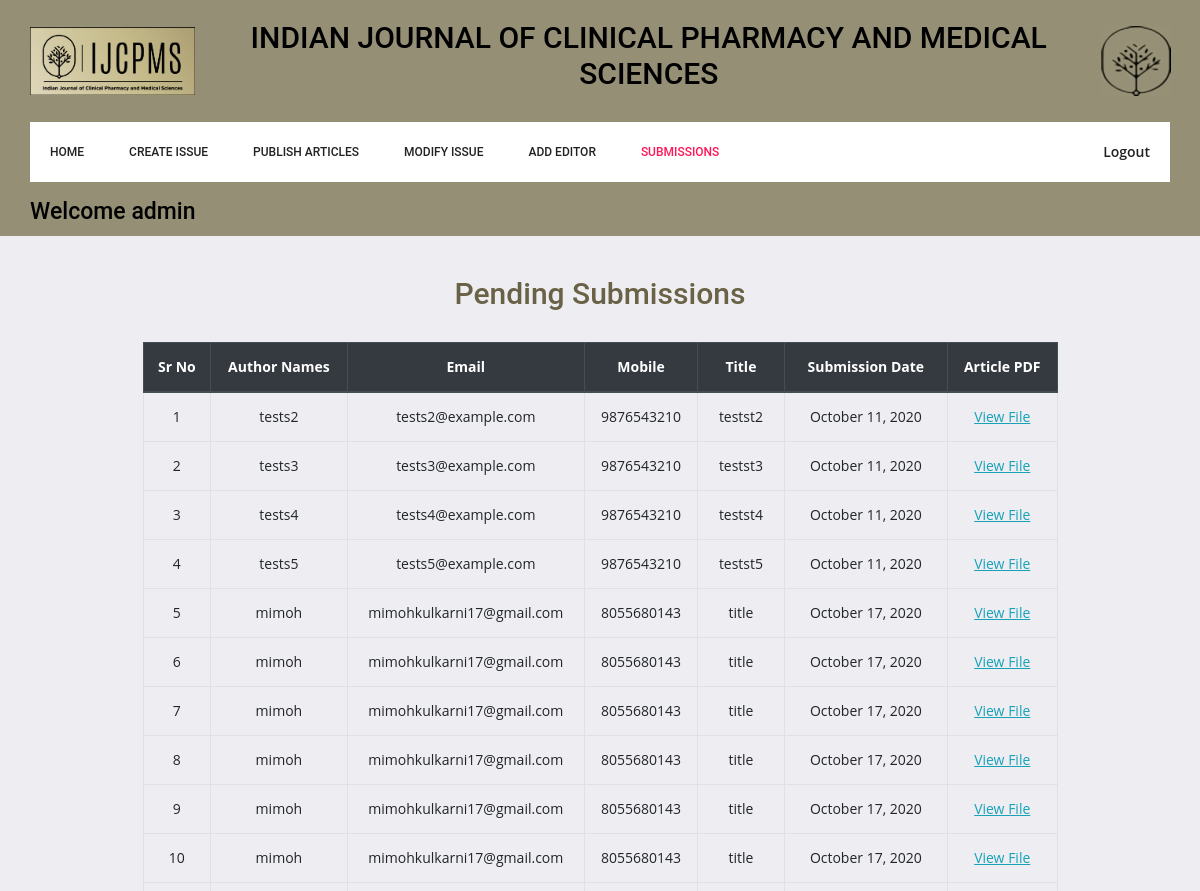
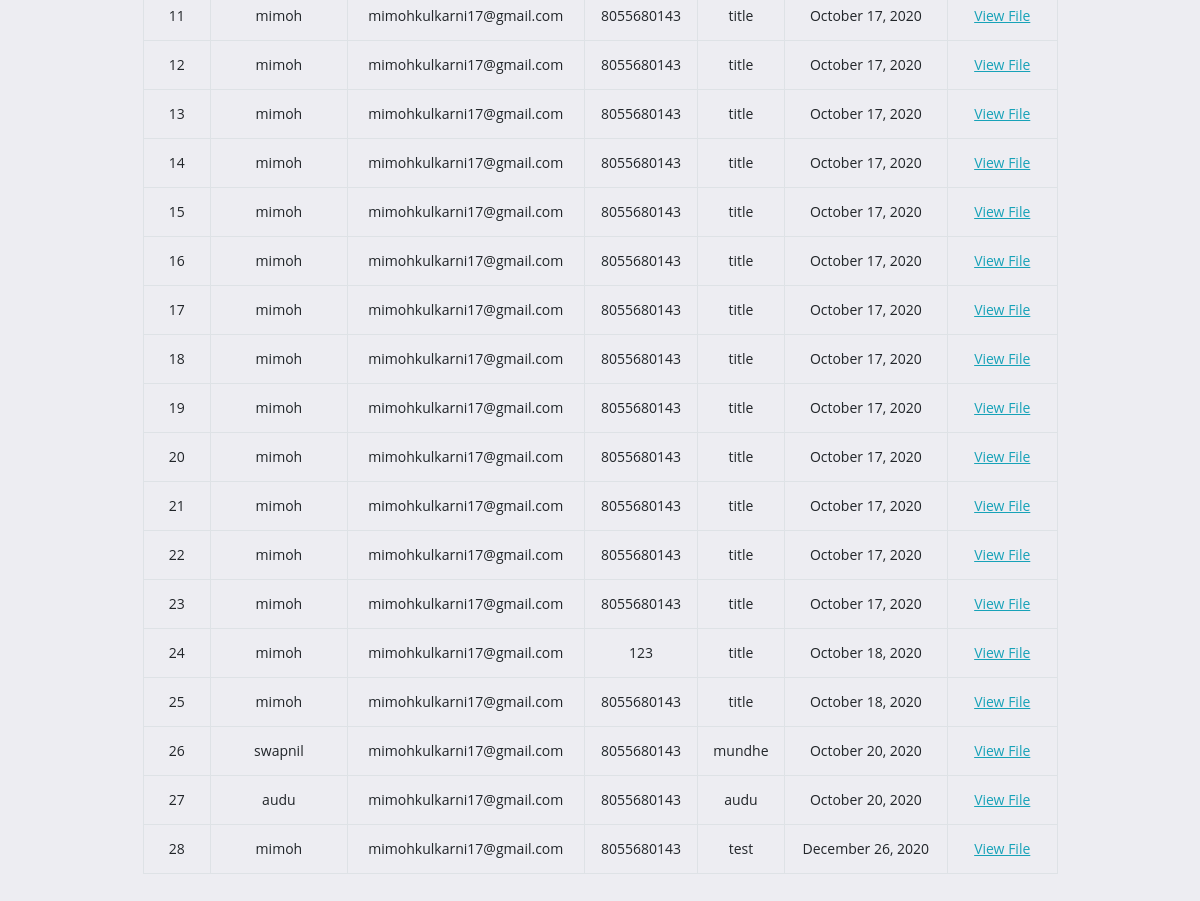
/adminSub.php (signed in), run on the app's committed database (2 pictures, top to bottom).
### tables this page shows
CREATE TABLE `submissions` (
  `id` int(50) NOT NULL,
  `name` varchar(100) NOT NULL,
  `email` varchar(50) NOT NULL,
  `title` varchar(500) NOT NULL,
  `mobile` varchar(13) NOT NULL,
  `subdate` date NOT NULL,
  `file` varchar(200) NOT NULL,
  `accept` int(1) NOT NULL DEFAULT 0,
  `stmp` datetime NOT NULL DEFAULT current_timestamp()
);

### adminSub.php (the view, shortened to what this page needs)
<?php
require_once("header.php");
$uname = $_SESSION['user'];
$sqlSubmission = "SELECT * FROM `submissions` WHERE `accept` = '0'";
$resultSubmission = mysqli_query($linkId,$sqlSubmission);
$countSub = mysqli_affected_rows($linkId);
?>
<!doctype html>
<html lang="en">
    <head>
        <link rel="stylesheet" href="https://stackpath.bootstrapcdn.com/bootstrap/4.5.2/css/bootstrap.min.css"
>
        <link rel="stylesheet" href="css/autocomplete.css">
        <link rel="stylesheet" href="css/style.css">
        <link rel="stylesheet" href="css/responsive.css">
    </head>
    <body>
        <header class="admin_header">
            <div class="logo_part">
                <div class="container">
                    <div class="row">
                        <div class="col-sm-2 d-flex justify-content-center align-items-center">
                                <a class="logo" href="index.php"><img src="img/logo.png" alt="" style="width: 100%"></a>
                        </div>
                        <div class="col-sm-9 d-flex justify-content-center align-items-center">
                            <h2 class="typo-list text-center">INDIAN JOURNAL OF CLINICAL PHARMACY AND MEDICAL SCIENCES</h2>
                        </div>
                        <div class="col-sm-1 d-flex justify-content-center align-items-center">
                            <div class="header_magazin">
                                <img src="img/favicon1.png" alt="logo">
                            </div>
                        </div>
                    </div>
                </div>
            </div>
            <div class="main_menu">
                <nav class="navbar navbar-expand-lg navbar-light mb-2">
                    <div class="container">
                        <div class="container_inner">
                            <div class="collapse navbar-collapse offset" id="navbarSupportedContent">
                                <ul class="nav navbar-nav menu_nav">
                                    <li class="nav-item"><a class="nav-link" href="adminHome.php">Home</a></li>
                                    <li class="nav-item"><a class="nav-link" href="cissue.php">Create Issue</a></li>
                                    <li class="nav-item"><a class="nav-link" href="pissue.php">Publish Articles</a></li>
                                    <li class="nav-item"><a class="nav-link" href="missue.php">Modify Issue</a></li>
                                    <li class="nav-item"><a class="nav-link" href="addeditor.php">Add Editor</a></li>
                                    <li class="nav-item active"><a class="nav-link" href="adminSub.php">Submissions</a></li>
                                </ul>
                                <ul class="nav navbar-nav navbar-right ml-auto">
                                    <li class="nav-item active"><a href="logout.php" class="login">Logout</a></li>
                                </ul>
                            </div>
                        </div>
                    </div>
                </nav>
            </div>
            <div class="container mt-3">
                <h4 class="welcome">Welcome <?php echo $uname;?></h4>
            </div>
        </header>
        <div class="container mb-60">
            <form action="pissue.php" method="post">
                <div class="row">
                    <div class="col-lg-1"></div>
                    <div class="col-lg-10">
                        <h2 class="title_color text-center admin">Pending Submissions</h2>
                        <div class="container">
                            <table class="table table-bordered table-hover text-center">
                                <?php
                                    if ($countSub > 0){
                                        ?>
                                        <thead class="thead-dark">
                                            <tr>
                                                <th scope="col">Sr No</th>
                                                <th scope="col">Author Names</th>
                                                <th scope="col">Email</th>
                                                <th scope="col">Mobile</th>
                                                <th scope="col">Title</th>
                                                <th scope="col">Submission Date</th>
                                                <th scope="col">Article PDF</th>
                                            </tr>
                                        </thead>
                                        <tbody>
                                        <?php
                                        $i = 1;
                                        while ($rowSub = mysqli_fetch_array($resultSubmission)){
                                            $file = $rowSub['file'];
                                            $title = $rowSub['title'];
                                            echo "<tr>";
                                                echo "<td>".$i++."</td>";
                                                echo "<td>".$rowSub['name']."</td>";
                                                echo "<td>".$rowSub['email']."</td>";
                                                echo "<td>".$rowSub['mobile']."</td>";
                                                echo "<td>".$rowSub['title']."</td>";
                                                echo "<td>".date("F j, Y",strtotime($rowSub['subdate']))."</td>";
                                                echo "<td><span class='text-info subdownload' style='text-decoration: underline;cursor: pointer' data-file='".$file."' data-name='".$title."'>View File</span></td>";
                                            echo "</tr>";
                                        }
                                    }
                                    else echo "<thead class='thead-dark'><tr><th colspan='7'>No New Submissions Found</th></tr></thead>";
                                ?>
                                </tbody>
                            </table>
                        </div>
                    </div>
                    <div class="col-lg-1"></div>
                </div>
            </form>
        </div>
    </body>
</html>

### css/style.css (style rules this page uses)
a { text-decoration: none; -webkit-transition: all 0.3s ease-in-out; -o-transition: all 0.3s ease-in-out; transition: all 0.3s ease-in-out; }
body { line-height: 24px; font-size: 14px; font-family: "Open Sans", sans-serif; font-weight: normal; color: #777777; background-color: #ededf2; }
h1, h2, h3, h4, h5, h6 { font-family: "Roboto", sans-serif; font-weight: 500; }
@media (min-width: 1200px) { .container { max-width: 1170px; } }
.admin_header { position: absolute; width: 100%; left: 0; top: 0; z-index: 3; background-color: #958f76; margin-bottom: 20px; }
.welcome { color:black; font-size: 23px; margin-bottom: 10px; }
.admin_header + section, .admin_header + div { margin-top: 200px; }
.logo_part { overflow: hidden; padding: 20px 0px; }
.main_menu .navbar { background: transparent; padding: 0px; border: 0px; border-radius: 0px; margin-bottom: 0px; }
.main_menu .navbar .container_inner { background: #fff; -ms-flex-wrap: nowrap; flex-wrap: nowrap; display: -webkit-box; display: -ms-flexbox; display: flex; -webkit-box-align: center; -ms-flex-align: center; align-items: center; -webkit-box-pack: justify; -ms-flex-pack: justify; justify-content: space-between; width: 100%; }
.main_menu .navbar .nav { padding-left: 20px; }
.main_menu .navbar .nav .nav-item { margin-right: 45px; }
.main_menu .navbar .nav .nav-item .nav-link { font: 500 12px/60px "Roboto", sans-serif; text-transform: uppercase; color: #222222; padding: 0px; display: inline-block; }
.main_menu .navbar .nav .nav-item .nav-link:after { display: none; }
.main_menu .navbar .nav .nav-item:hover .nav-link, .main_menu .navbar .nav .nav-item.active .nav-link { color: #ff1857; }
.main_menu .navbar .nav .nav-item:last-child { margin-right: 0px; }
.main_menu .navbar .login { font-size: 14px; line-height: 60px; display: inline-block; color: #222222; padding-right: 20px; }
.main_menu .navbar .login { font-weight: 600; }
.admin { margin-top: 10%; }
.mb-60 { margin-bottom: 60px; }
.title_color { margin-bottom: 30px; color: #6a6247; }
.typo-list { margin-bottom: 10px; color: black; }
h2 { font-size: 30px; }
h4 { font-size: 18px; }

### css/responsive.css (style rules this page uses)
@media (max-width:1619px) { .admin { margin-top: 8% ; } }

### data on the page
submissions: name "tests2", email "tests2@example.com", mobile "9876543210", title "testst2", subdate "October 11, 2020"
submissions: name "tests3", email "tests3@example.com", mobile "9876543210", title "testst3", subdate "October 11, 2020"
submissions: name "tests4", email "tests4@example.com", mobile "9876543210", title "testst4", subdate "October 11, 2020"
submissions: name "tests5", email "tests5@example.com", mobile "9876543210", title "testst5", subdate "October 11, 2020"
submissions: name "mimoh", email "mimohkulkarni17@gmail.com", mobile "8055680143", title "title", subdate "October 17, 2020"
submissions: name "mimoh", email "mimohkulkarni17@gmail.com", mobile "8055680143", title "title", subdate "October 17, 2020"
submissions: name "mimoh", email "mimohkulkarni17@gmail.com", mobile "8055680143", title "title", subdate "October 17, 2020"
submissions: name "mimoh", email "mimohkulkarni17@gmail.com", mobile "8055680143", title "title", subdate "October 17, 2020"
submissions: name "mimoh", email "mimohkulkarni17@gmail.com", mobile "8055680143", title "title", subdate "October 17, 2020"
submissions: name "mimoh", email "mimohkulkarni17@gmail.com", mobile "8055680143", title "title", subdate "October 17, 2020"
submissions: name "mimoh", email "mimohkulkarni17@gmail.com", mobile "8055680143", title "title", subdate "October 17, 2020"
submissions: name "mimoh", email "mimohkulkarni17@gmail.com", mobile "8055680143", title "title", subdate "October 17, 2020"
submissions: name "mimoh", email "mimohkulkarni17@gmail.com", mobile "8055680143", title "title", subdate "October 17, 2020"
submissions: name "mimoh", email "mimohkulkarni17@gmail.com", mobile "8055680143", title "title", subdate "October 17, 2020"
submissions: name "mimoh", email "mimohkulkarni17@gmail.com", mobile "8055680143", title "title", subdate "October 17, 2020"
submissions: name "mimoh", email "mimohkulkarni17@gmail.com", mobile "8055680143", title "title", subdate "October 17, 2020"
submissions: name "mimoh", email "mimohkulkarni17@gmail.com", mobile "8055680143", title "title", subdate "October 17, 2020"
submissions: name "mimoh", email "mimohkulkarni17@gmail.com", mobile "8055680143", title "title", subdate "October 17, 2020"
submissions: name "mimoh", email "mimohkulkarni17@gmail.com", mobile "8055680143", title "title", subdate "October 17, 2020"
submissions: name "mimoh", email "mimohkulkarni17@gmail.com", mobile "8055680143", title "title", subdate "October 17, 2020"
submissions: name "mimoh", email "mimohkulkarni17@gmail.com", mobile "8055680143", title "title", subdate "October 17, 2020"
submissions: name "mimoh", email "mimohkulkarni17@gmail.com", mobile "8055680143", title "title", subdate "October 17, 2020"
submissions: name "mimoh", email "mimohkulkarni17@gmail.com", mobile "8055680143", title "title", subdate "October 17, 2020"
submissions: name "mimoh", email "mimohkulkarni17@gmail.com", mobile "123", title "title", subdate "October 18, 2020"
submissions: name "mimoh", email "mimohkulkarni17@gmail.com", mobile "8055680143", title "title", subdate "October 18, 2020"
submissions: name "swapnil", email "mimohkulkarni17@gmail.com", mobile "8055680143", title "mundhe", subdate "October 20, 2020"
submissions: name "audu", email "mimohkulkarni17@gmail.com", mobile "8055680143", title "audu", subdate "October 20, 2020"
submissions: name "mimoh", email "mimohkulkarni17@gmail.com", mobile "8055680143", title "test", subdate "December 26, 2020"

### other printed values
$uname "admin"
